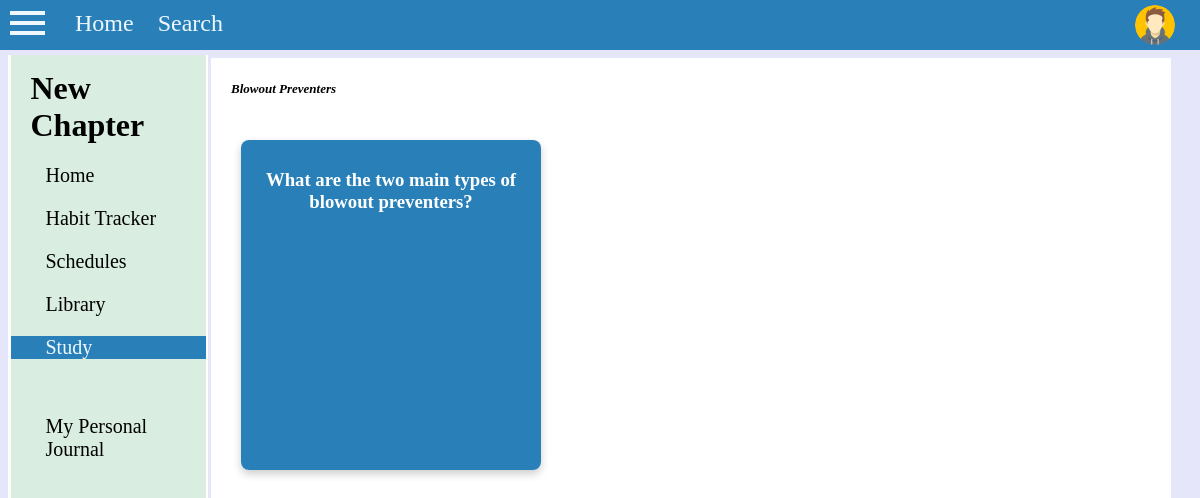
Page /study/subjects/topic_detail/9/ on the committed database.
### study/models.py (models this page shows, shortened)
class Topic(models.Model):
    name = models.CharField(max_length=50, null=False)
    subject = models.ForeignKey(Subject, on_delete=models.CASCADE, null=False)

class Flashcard(models.Model):
    topic = models.ForeignKey(Topic, on_delete=models.CASCADE, null=False)
    question = models.CharField(max_length=500, null=False)
    answer = models.TextField(null=False)

### study/views.py (the view)
# urls.py: path("subjects/topic_detail/<int:pk>/", TopicDetailView.as_view(), name="topic_detail"),
class TopicDetailView(DetailView):
    template_name = "topic_detail.html"
    model = Topic
    def get_context_data(self, **kwargs):
        context = super().get_context_data(**kwargs)
        context["flashcards"] = Flashcard.objects.all()
        return context

### templates/topic_detail.html (shortened to what this page needs)
{% extends 'base.html' %}
{% load static %}
{% block mainbody %}
<div class="main-page">
    <p style="font-size: small; font-weight: 700; padding: 10px; font-style: italic;">{{ topic.name }}</p>
    {% for flashcard in flashcards %}
        {% if flashcard.topic.name == topic.name %}
            <div class="flashcard-container">
                <div class="flashcard">
                    <div class="flashcard-front">
                        <h3 style="padding: 10px; white-space: pre-wrap; text-align: center;">{{ flashcard.question }}</h3>
                    </div>
                    <div class="flashcard-back">
                        <h1 style="text-align: center;">Answer</h1>
                        <p style="padding: 10px; white-space: pre-wrap;">{{ flashcard.answer }}</p>
                    </div>
                </div>
            </div>
        {% endif %}
    {% endfor %}
</div>
{% endblock mainbody %}

### static/css/styles.css (style rules this page uses)
body { background-color: lavender; }
.main-page { margin-left: 10px; height: 100%; }
.flashcard-container { display: inline-block; margin: 20px; background-color: transparent; width: 300px; height: 330px; perspective: 1000px; border-radius: 0.5rem; }
.flashcard { border-radius: 0.5rem; position: relative; width: 100%; height: 100%; transition: transform 0.6s; transform-style: preserve-3d; box-shadow: 0 4px 8px 0 rgba(0,0,0,0.2); }
.flashcard-front, .flashcard-back { position: absolute; border-radius: 0.5rem; width: 100%; height: 100%; -webkit-backface-visibility: hidden; backface-visibility: hidden; }
.flashcard-front { background-color: #2980b9; color: white; }
.flashcard-back { background-color: maroon; color: white; transform: rotateY(180deg); overflow: auto; }

### rows in the picture
Topic: name "Blowout Preventers"
Flashcard: question "What are the two main types of blowout preventers?"
